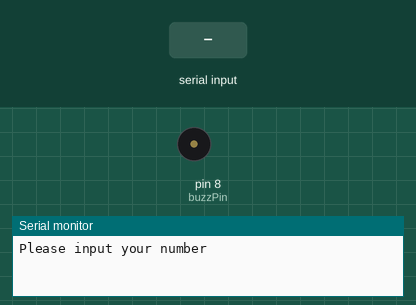
The sketch below on a simulated Arduino Uno, built with avr-gcc and run on an emulated ATmega328P. On the bench: buzzer (waves = sounding, pin HIGH), the last lines printed to the serial monitor. The inputs (shaded band) are chosen by the test bench.

Above: at 1.2 s.
1.3 s: "90,45\n" received over Serial
At 1.7 s:
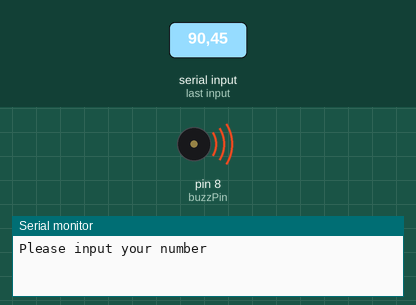
4.3 s: "30,150\n" received over Serial
At 10.2 s:
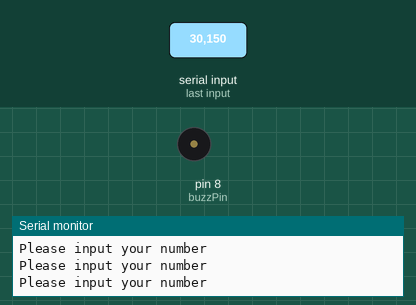
Timing chart, 0 to 11.7 s (numbered marks = the images above; inputs shaded):
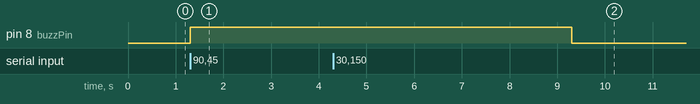

Measured:
- after the input at 1.3 s, pin 8 (buzzPin): LOW → HIGH at once
- after the input at 4.3 s, pin 8 (buzzPin): HIGH → LOW after 5.0 s instead of 1.0 s

The sketch:

ActiveBuzzer.ino
```cpp
int buzzPin=8;
int dt=2000;
int myNumb;
String msg="Please input your number";

void setup() {
  // put your setup code here, to run once:
  Serial.begin(9600);
  pinMode(buzzPin,OUTPUT);

}

void loop() {
  // put your main code here, to run repeatedly:

  Serial.println(msg);
  while (Serial.available()==0){

  }


myNumb=Serial.parseInt();
if (myNumb>10){
  digitalWrite(buzzPin,HIGH);
  delay(dt);
  digitalWrite(buzzPin,LOW);
}
}
```
